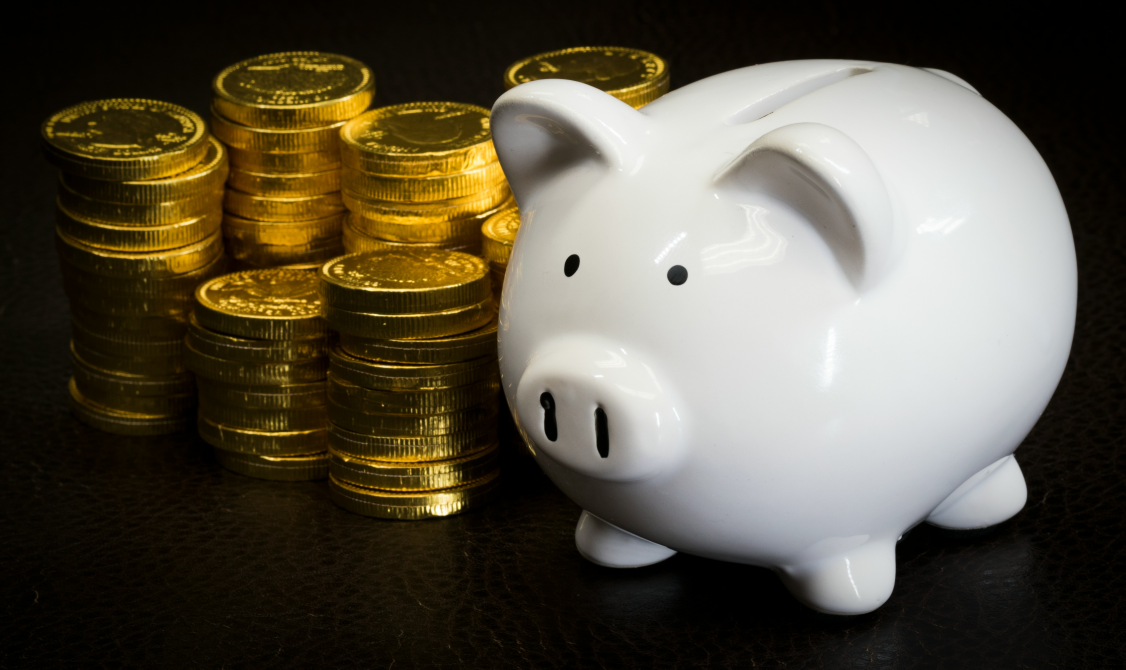
#> input picture marketing/miswag-white-friday/photo/source-piggy.jpg, 4503 x 2678 px (shown at 1/4 size)
$ python prep.py
#> lines starting #> are read from the running program, lines starting #| are printed output that depends on the picture
"""Cuts the three photos for the White Friday posts into ../img/ (transparent PNGs).

- source-piggy.jpg (Jay Castor, Unsplash): the white ceramic piggy bank, cut with rembg. It was shot on black, so the
  dark reflections in the glaze are pulled towards deep red, as they would be on a red set.
- source-gift.jpg (Pexels 13975271): the upright white gift box with the red satin bow. White on a white wall is too
  close for rembg, so the box is cut as a quad from four fitted edges; its right side face (in shadow, with no
  contrast against the wall) is painted back in: shaded paper with the photo's own texture, the ribbon wrapping round.
- source-riyal-1932.png (Iraq, 1932, 1 riyal, CC0 on Wikimedia Commons): the reverse, «المملكة العراقية · ريال ·
  ١٩٣٢ · ١٣٥٠», cut as a disc; plus a vertically motion-blurred copy for the coin that is still falling.

Usage: python prep.py   (needs rembg, pillow, numpy, scipy)
"""
import os

import numpy as np
from PIL import Image, ImageDraw, ImageFilter
from rembg import new_session, remove
from scipy import ndimage

HERE = os.path.dirname(os.path.abspath(__file__))
OUT = os.path.join(HERE, "..", "img")


def largest(mask):
    lab, n = ndimage.label(mask)
    if n <= 1:
        return mask
    sizes = ndimage.sum(np.ones_like(mask), lab, range(1, n + 1))
    return lab == (np.argmax(sizes) + 1)


# ---------- piggy ----------
im = Image.open(os.path.join(HERE, "source-piggy.jpg")).convert("RGB").crop((1820, 160, 4430, 2678))
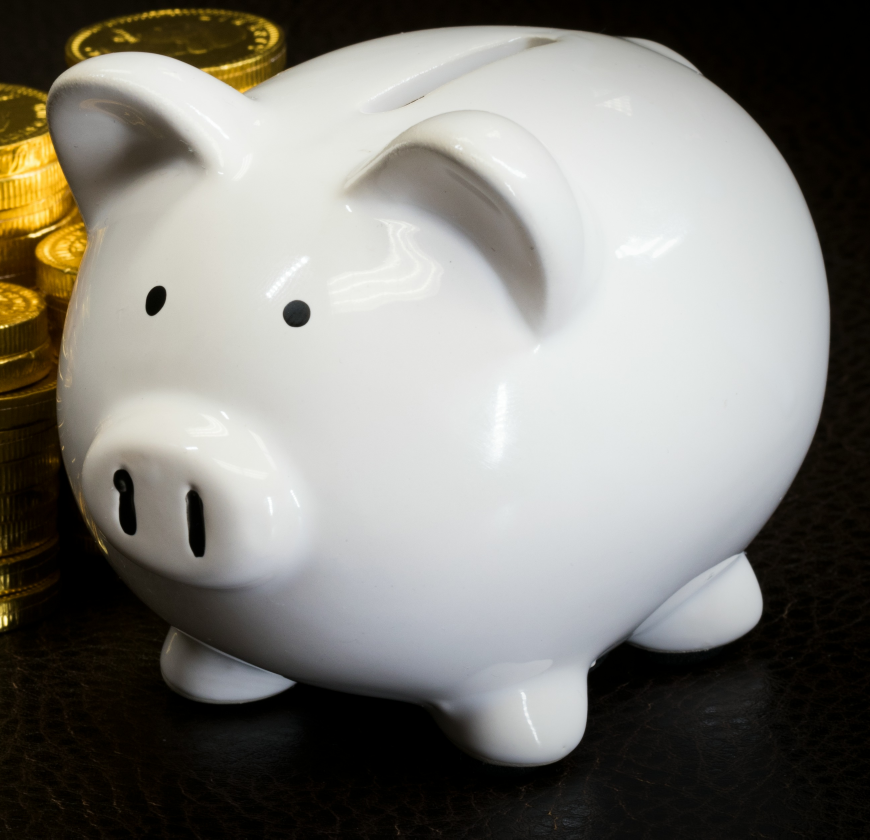
#> im: PIL image 2610x2518 RGB (shown at 1/3 size); mean R, G, B 129, 127.2, 121.3
small = im.copy()
small.thumbnail((1600, 1600))
#> (the run stopped early here; a loop or call above may not have finished)

$ run again, with marketing/miswag-white-friday/photo/source-tag.jpg copied over marketing/miswag-white-friday/photo/source-piggy.jpg
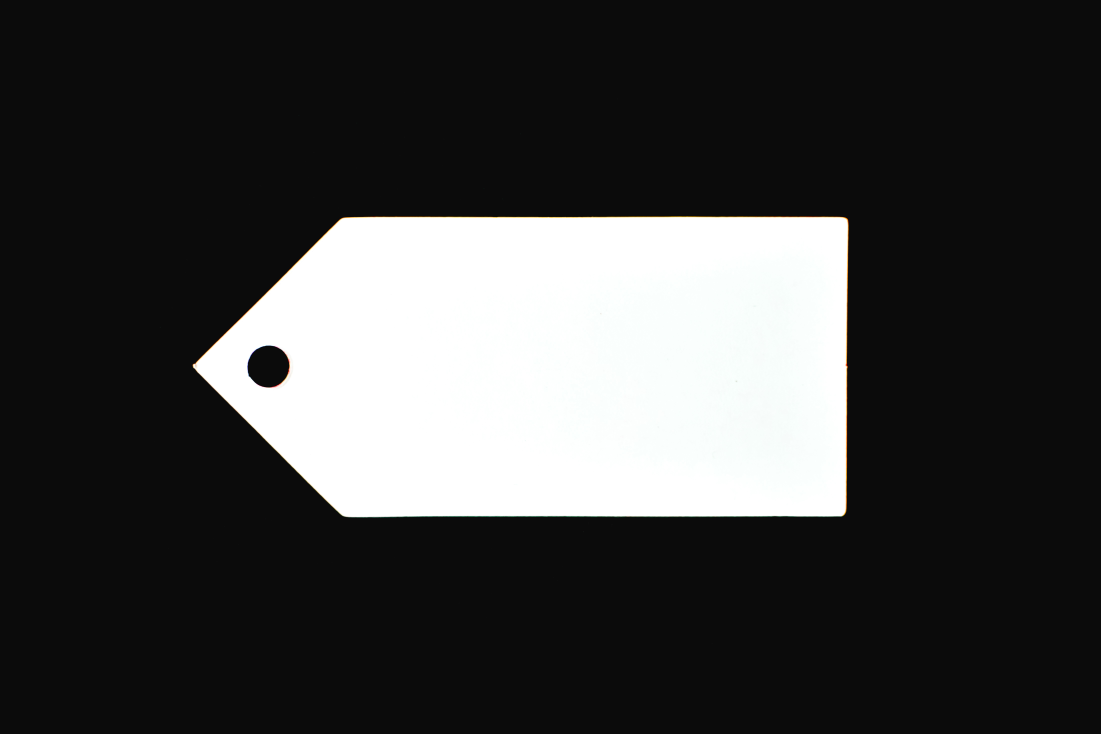
#> input picture marketing/miswag-white-friday/photo/source-tag.jpg, 8808 x 5872 px (shown at 1/8 size)
#> `im = Image.open(os.path.join(HERE, "source-piggy.jpg")).convert("RGB")..`:
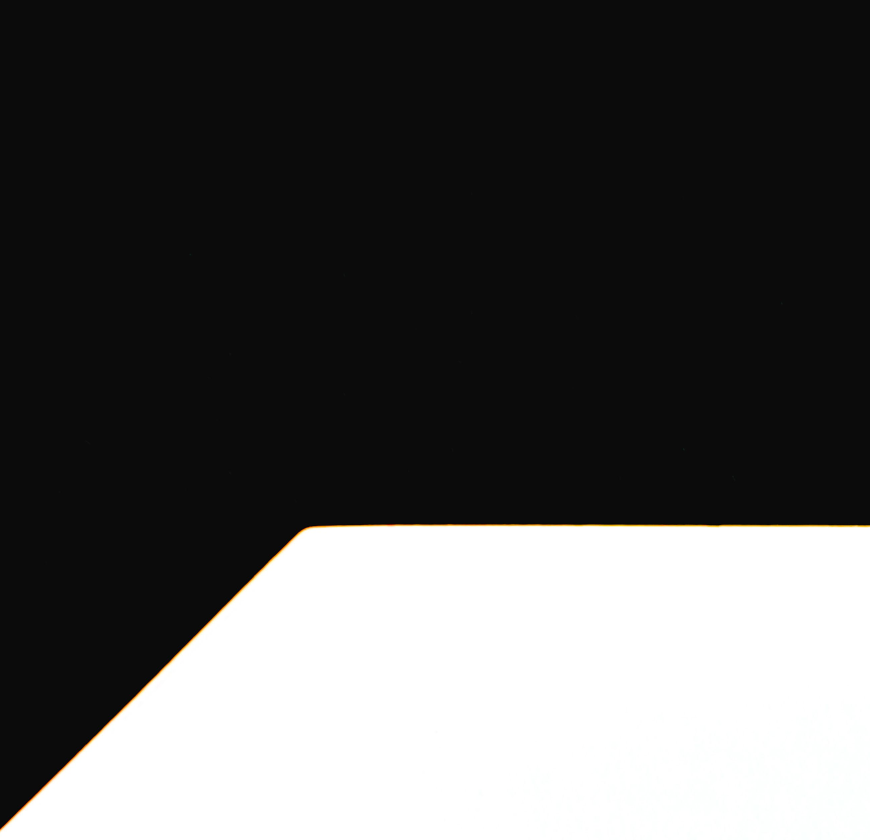
#> im: PIL image 2610x2518 RGB (shown at 1/3 size); mean R, G, B 86.7, 86.6, 86.2
